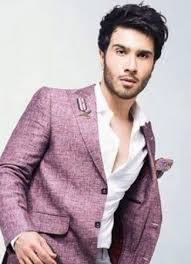
#> input picture test/0.jpg, 191 x 264 px, given in place of the camera
$ python CreateData.py
#> lines starting #> are read from the running program, lines starting #| are printed output that depends on the picture; after the words box and inside, x2 and y2 are one past the last pixel; in counts of white or black regions, pixels touching at a corner belong together
import cv2
import os


haar_file="E:\\TRY_ON_VIRTUAL\\Step_1_face_recognize\\haarcascade_frontalface_default.xml"
dataset='datasets'
#Which person dataset
subdata='Sub_directory_name'

path=os.path.join(dataset,subdata)
#If path is available or not
if not os.path.isdir(path):
    os.mkdir(path)

(width,height)=(130,100)
#uploaded haar alogrithm to classifier
face_cascade=cv2.CascadeClassifier(haar_file)
#initialize camera
webcam=cv2.VideoCapture(0)
print(webcam)
count=1
while count<51:
    print(count)
    (ret,img)=webcam.read()
#> img is the input picture: shape (264, 191, 3); mean B, G, R 176, 167.8, 186.2

    gray_img=cv2.cvtColor(img,cv2.COLOR_BGR2GRAY) # grayscale img
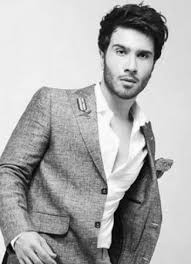
#> gray_img: shape (264, 191); min 0, max 255, mean 174.2
    facesFound= face_cascade.detectMultiScale(gray_img,1.32,3) #get coordinates of faces
#> facesFound = [[98, 27, 68, 68]]
    for (x,y,w,h) in facesFound:
        cv2.rectangle(img,(x,y),(x+w,y+h),(255,0,0),2) #draw rectangle arround faces found
        faceFound=gray_img[y:y+h,x:x+w] #crop face part for dataset
        face_resized=cv2.resize(faceFound,(width,height))
        cv2.imwrite('%s/%s.png'%(path,count),face_resized)
#> this loop made 1 pass
#> pass 1, `faceFound=gray_img[y:y+h,x:x+w]`:
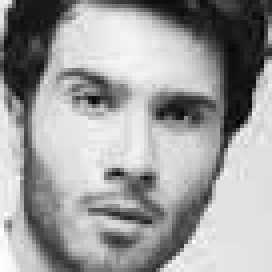
#> faceFound: shape (68, 68) (shown 4 times larger); min 1, max 254, mean 157.6
#> pass 1, `face_resized=cv2.resize(faceFound,(width,height))`:
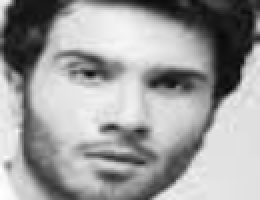
#> face_resized: shape (100, 130) (shown 2 times larger); min 9, max 254, mean 157.5
#> after the loop:
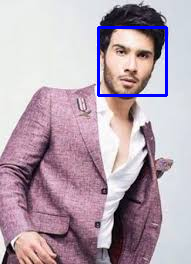
#> img: shape (264, 191, 3); 1.61% of pixels changed, all inside (x1, y1, x2, y2) = (97, 26, 168, 97)
    count+=1

    cv2.imshow('Face',img)
    key=cv2.waitKey(10)
#> (key Esc is pressed here)
    if key==27:
        break

webcam.release()
cv2.destroyAllWindows()

$ run again, on test/11.jpg
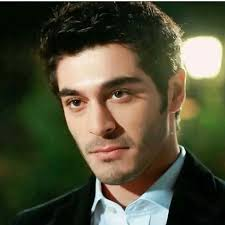
#> input picture test/11.jpg, 225 x 225 px, given in place of the camera
#> img is the input picture: shape (225, 225, 3); mean B, G, R 57.5, 79.2, 80.7
#> `gray_img=cv2.cvtColor(img,cv2.COLOR_BGR2GRAY)`:
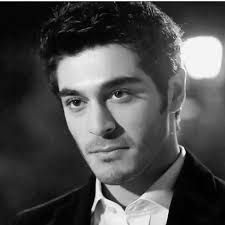
#> gray_img: shape (225, 225); min 0, max 255, mean 77.1
#> facesFound = [[41, 52, 119, 119]]
#> the loop `for (x,y,w,h) in facesFound:` made 1 pass
#> after the loop `for (x,y,w,h) in facesFound:`:
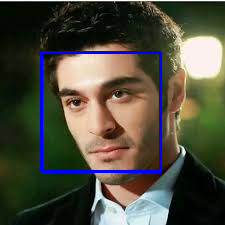
#> img: shape (225, 225, 3); 2.81% of pixels changed, all inside (x1, y1, x2, y2) = (40, 51, 162, 173)
